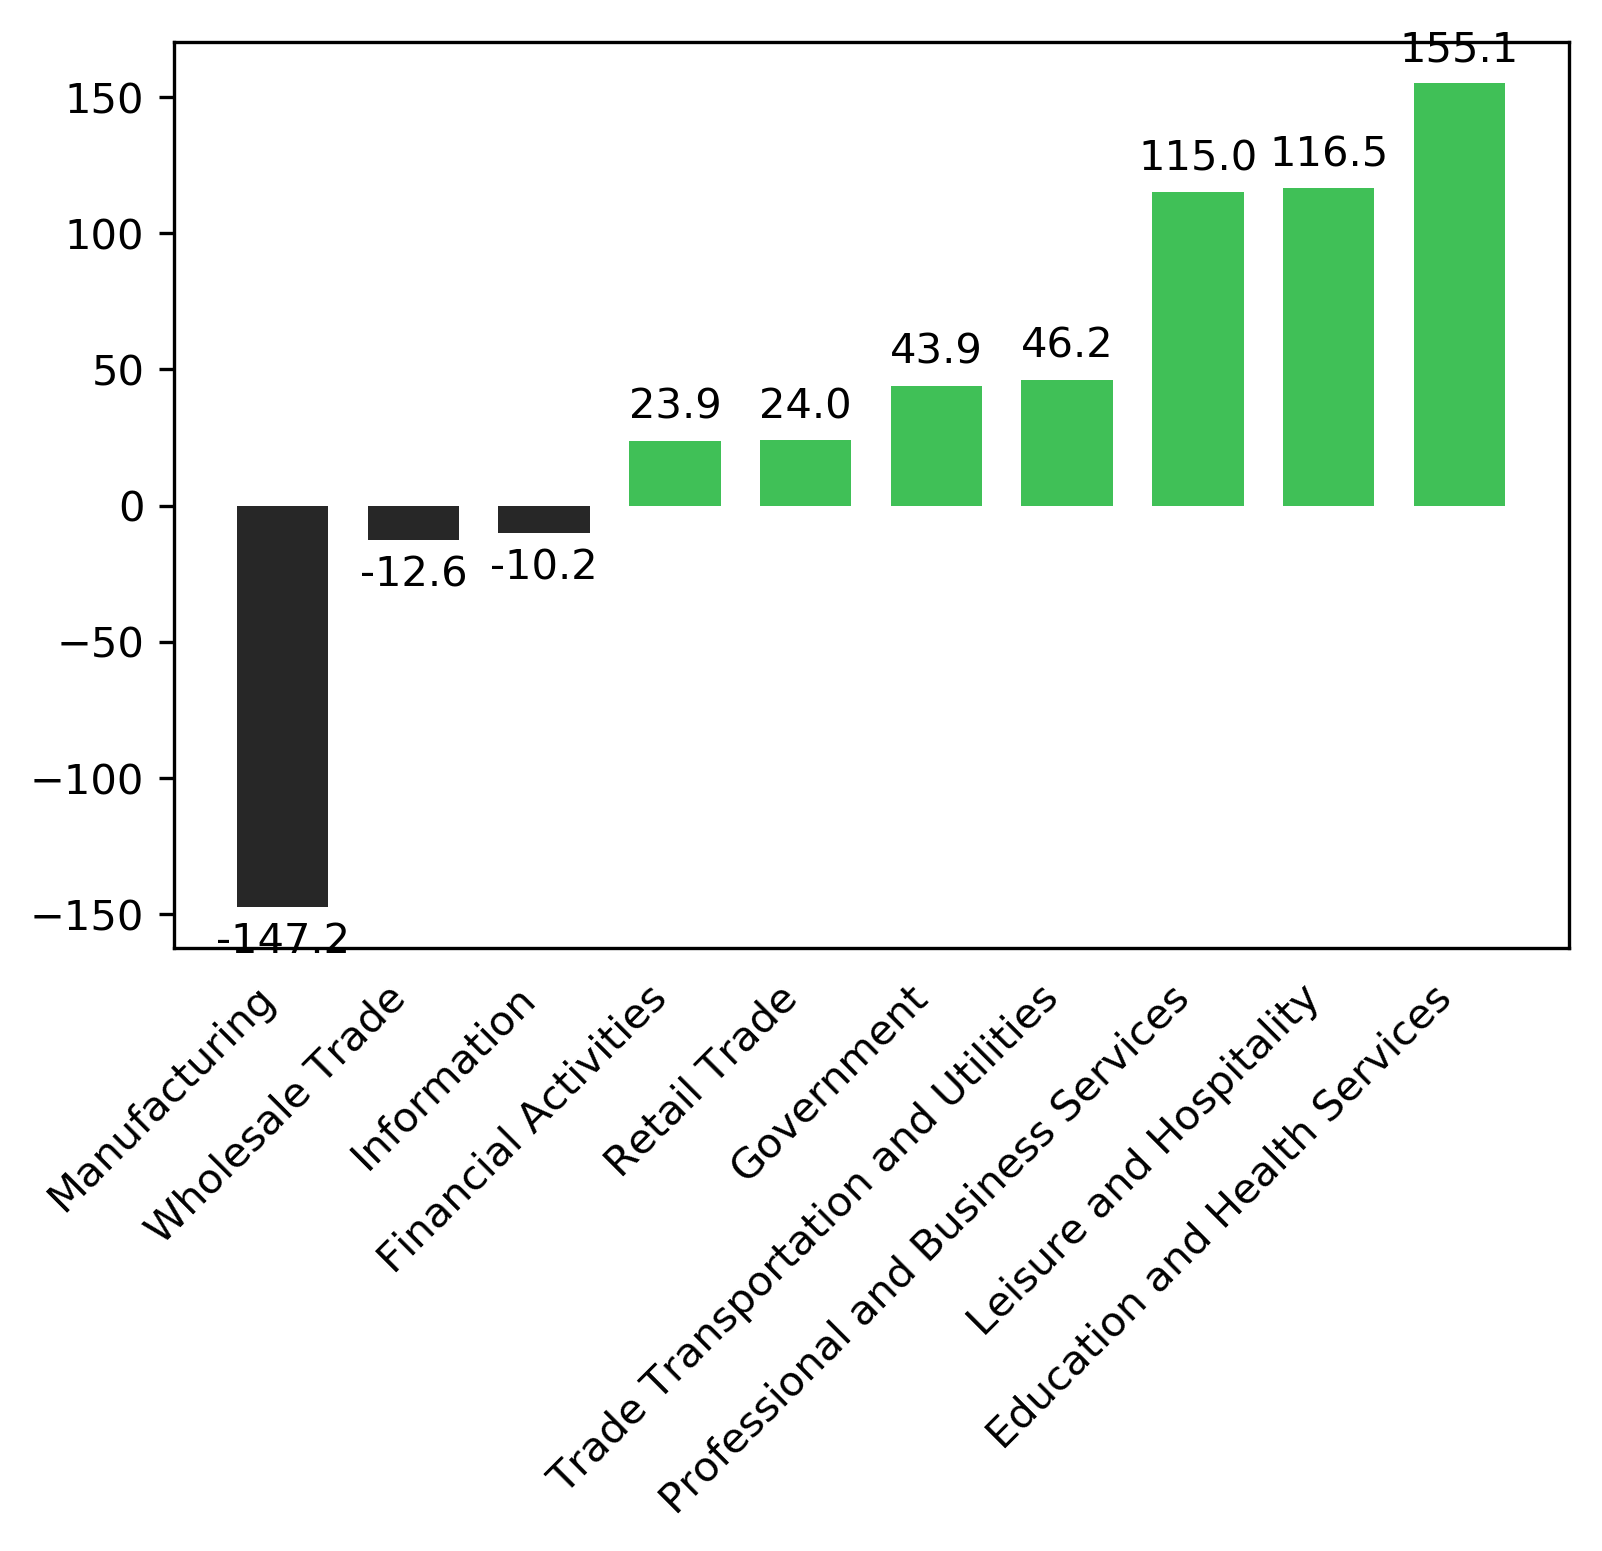

Python code for this plot:
#!/usr/bin/env python3
# -*- coding: utf-8 -*-
"""
Created on Mon Aug 19 21:37:55 2019

@author: cnorahs
"""


import pandas as pd
import numpy as np
import matplotlib.pyplot as plt


# CSV file name
input_csv = 'epi_jobs_raw.csv'

# Read in Pandas dataframe
df_all = pd.read_csv(input_csv, encoding='ISO-8859-1')

# Filter to get only year 2000 and 2019
df_tn = df_all[(df_all['year'] == 2000) | (df_all['year'] == 2019)]

# Filter to get only January, seasonal adjusted, and Tennessee numbers
df_tn = df_tn[(df_tn['month'] == 'January') & (df_tn['seasonal'] == 'S')][
        ['year',
         'super',
         'Tennessee']]

# Get differences between Jan. 2019 and Jan. 2000 for all sectors
list_delta = []
list_sectors = list(set(df_tn['super']))
for sector in list_sectors:
    n2019 = list(df_tn[(df_tn['super'] == sector) & (df_tn['year'] == 2019)]['Tennessee'])[0]
    n2000 = list(df_tn[(df_tn['super'] == sector) & (df_tn['year'] == 2000)]['Tennessee'])[0]
    list_delta.append(round(float(n2019) - float(n2000), 1))

# Put into dataframe for plotting later
df = pd.DataFrame({
        'sector': list_sectors,
        'change_in_jobs': list_delta})
sectors_to_plot = ['Manufacturing',
                   'Wholesale Trade',
                   'Information',
                   'Education and Health Services',
                   'Leisure and Hospitality',
                   'Professional and Business Services',
                   'Trade Transportation and Utilities',
                   'Government',
                   'Retail Trade',
                   'Financial Activities']
df = df[df['sector'].isin(sectors_to_plot)].sort_values(by='change_in_jobs')


# https://stackoverflow.com/questions/25550308/pyplot-bar-chart-of-positive-and-negative-values
# https://python-graph-gallery.com/4-add-title-and-axis-label/
# https://python-graph-gallery.com/3-control-color-of-barplots/
# https://stackoverflow.com/questions/30228069/how-to-display-the-value-of-the-bar-on-each-bar-with-pyplot-barh

x = range(len(df))
negative_data = [k if k < 0 else 0 for k in list(df['change_in_jobs'])]
positive_data = [k if k > 0 else 0 for k in list(df['change_in_jobs'])]
bars = list(df['sector'])
y_pos = np.arange(len(bars))

# Initiate figure
fig = plt.figure()
ax = plt.subplot(111)
ax.bar(x, negative_data, width=0.7, color='#272727')
ax.bar(x, positive_data, width=0.7, color='#40c057')
rects = ax.patches

# Label x-axis
plt.xticks(y_pos, bars, rotation=45, ha='right')
plt.tick_params(
    axis='x',          # changes apply to the x-axis
    which='both',      # both major and minor ticks are affected
    bottom=False,      # ticks along the bottom edge are off
    top=False)         # ticks along the top edge are off

# Make bars' labels as their heights
labels = [str(k) for k in list(df['change_in_jobs'])]
heights = list(df['change_in_jobs'])

# Actually writing the labels
for rect, label, height in zip(rects, labels, heights):
    if height > 0:
        ax.text(rect.get_x() + rect.get_width() / 2, height+5, label,
                ha='center', va='bottom')
    else:
        ax.text(rect.get_x() + rect.get_width() / 2, height-20, label,
                ha='center', va='bottom')

plt.savefig('job_change_sector.png',
            dpi=300,
            bbox_inches='tight')
